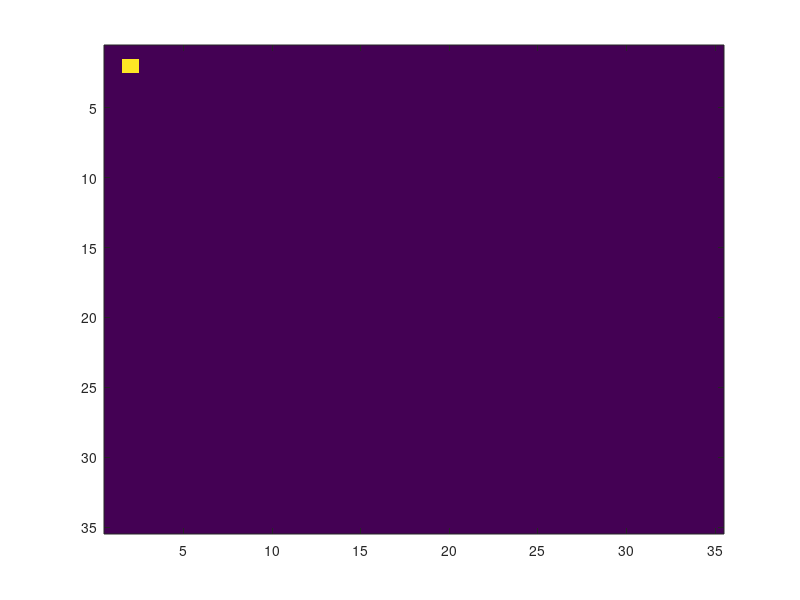

MATLAB code for this plot:
% Leander Tenbarge, Approximate Factorized ADI method 
% Method as layed out in Hoffman CFD page no.86:

clear all

% Initial Parameters:
dx = 0.1;    % ft
dy = 0.1;    % ft
dt = 0.1;    % sec
Nx = 35;     % Number of X nodes
Ny = 35;     % Number of Y nodes
Nt = 50;     % Number of Temperature nodes
To = 0.0;    % Inital Condition
T1 = 200.0;  % Temperature left 
T2 = 200.0;  % Temperature lower
T3 = 0.0;    % Temperature Right 
T4 = 0.0;    % Temperature Top
time = 50;    % sec
T = zeros(Nx,Ny,Nt); % The temperature matrix
alpha = 0.645/3600; % ft^2/hr -> ft^2/sec

% Enforcing Inital and boundary conditions:
T(1,:,:) = T1;
T(:,end,:) = T2;
T(end,:,:) = T3;
T(:,1,:) = T4;

%Calculating the parameters
alpha = 0.645/3600; % ft^2/hr -> ft^2/sec
Dx = (alpha*dt)/(dx^2);
Dy = (alpha*dt)/(dy^2);

% Constructing the A & B matricies and fixing the column offset issue:
b1 = zeros(size(T,1)-2, size(T,2)-2);
A1 = spdiags([-Dx/2,(1+Dx),-Dx/2], [-1,0,1], numel(b1),numel(b1));
b2 = zeros(size(T,1)-2, size(T,2)-2);
A2 = spdiags([-Dy/2,(1+Dy),-Dy/2], [-1,0,1], numel(b1),numel(b1));

% Routine for fixing column looping issues:
for column = 1:size(b1,2)
    base = (column - 1)*size(b1,2);
    if column < size(b1,2)
        A1(base+size(b1,1) + 1, base+size(b1,1)) = 0;
        A1(base+size(b1,1), base+size(b1,1)+ 1 ) = 0;
        A2(base+size(b1,1) + 1, base+size(b1,1)) = 0;
        A2(base+size(b1,1), base+size(b1,1)+ 1 ) = 0;
    end
end



% Looping over the matrix creation and solving;
for n = 1:size(T,3)-1

% Constructing the b1 matricies
    for i = 1:size(b1,1)
        for j = 1:size(b1,2)
            % Top boundary (row above current point)
            if i == 1
                b1(i,j) = b1(i,j) + (Dx/2)*(T(i,j+1,n));
            end
            % Bottom boundary (row below current point)
            if i == size(b1,1)
                b1(i,j) = b1(i,j) + (Dx/2)*(T(i+2,j+1,n));
            end
            
            % Constructing the rest of the elements
            b1(i,j) = b1(i,j) + (1-Dy)*T(i+1,j+1,n) + (Dy/2)*(T(i+1,j+2,n))+(Dy/2)*(T(i+1,j));
        end
    end
    

    % Flattening the B Matricies:
    b1 = reshape(b1, [], 1);
    x1 = A1\b1;
    x1 = reshape(x1,size(T,1)-2, size(T,2)-2);
    
    % Creating the temperature field at n+=1/2 by embedding the x1:
    TempT = T(:,:,n);
    TempT(2:34,2:34) = x1;

    % Contructing the b2 matricies:
    for i = 1:size(b2,1)
        for j = 1:size(b2,2)
            % Left boundary (column next to current point)
            if j == 1
                b2(i,j) = b2(i,j) + (Dy/2)*(T(i+1,j,n));
            end

            % Right Boundary (column next to current point)
            if j == size(b1,2)
                b2(i,j) = b2(i,j) + (Dy/2)*(T(i+1,j+2,n));
            end
            
            % Constructing the rest of the elements (in terms of)
            b2(i,j) = b2(i,j) + (1-Dx)*TempT(i+1,j+1) + (Dx/2)*(TempT(i+2,j+1))+(Dx/2)*(TempT(i,j+1));
            
        end
    end
    
    b2 = reshape(b2, [], 1);
    x2 = A2\b2;
    x2 = reshape(x2,size(T,1)-2, size(T,2)-2);
    
    T(2:size(x2,1)+1, 2:size(x2,1)+1 ,n+1) = x2;


    % Reset & Unflatten the matricies
    b1 = reshape(b1,size(T,1)-2, size(T,2)-2);
    b2 = reshape(b2,size(T,1)-2, size(T,2)-2);
end


imagesc(T(:,:,n))
